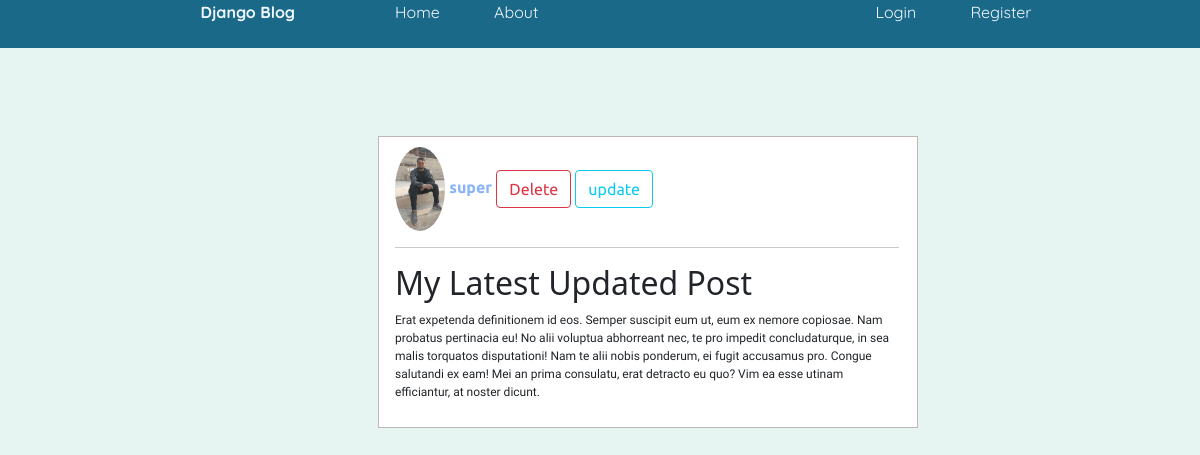
The app's page /details/33/ with its own data.
### blog/models.py (models this page shows, shortened)
class Post(models.Model):
    title = models.CharField(max_length=200)
    content = models.TextField()
    post_date = models.DateTimeField(default=timezone.now)
    author = models.ForeignKey(User,on_delete=models.CASCADE) # one to many relationship becaus one user can have multipul post but a post can only have one author

### users/models.py (models this page shows, shortened)
class Profile(models.Model):
    user = models.OneToOneField(User, on_delete=models.CASCADE)
    profile = models.ImageField(upload_to='profile_pic',default='profile_pic/default.jpg')

### blog/views.py (the view)
# urls.py: path('details/<int:pk>/', PostDetailView.as_view(), name='post-detail'),
class PostDetailView(DetailView):
    model = Post

### blog/templates/blog/post_detail.html (shortened to what this page needs)
{% extends 'blog/base.html' %}
{% block content %}
<article>
        <div>
            <div>
                <img src="{{object.author.profile.profile.url}}" class="rounded-circle" width="50px">
                <a href="{% url 'user-posts' object.author.username %}">{{post.author}}</a>
                <a href="{% url 'post-delete' post.id %}" class='btn btn-outline-danger'>Delete</a>
                <a href="{% url 'post-update' post.id %}" class='btn btn-outline-info'>update</a>
            </div>
                <hr>
            <h2>{{object.title}}</h2>
            <p>{{object.content}}</p>
        </div>
    </article>
{% endblock content %}

### blog/static/blog/main.css (style rules this page uses)
* { margin: 0; padding: 0; }
body { background-color: rgb(230, 244, 242); }
article { border: 0.5px solid rgb(192, 184, 184); width: 45vw; background-color: rgb(255, 255, 255); padding: 10px 16px; margin: 11vh 28vw; }
article hr { width: 42vw; }
article div a { font-family: 'Ubuntu', sans-serif; text-decoration: none; color: #8ab4f8; font-weight: bold; }
p { font-size: 12px; font-family: 'Nanum Gothic', sans-serif; }

### records on screen
Post: author.profile.profile (picture), author "super", title "My Latest Updated Post", content "Erat expetenda definitionem id eos. Semper suscipit eum ut, eum ex nemore copiosae. Nam probatus pertinacia eu! No alii voluptua abhorreant nec, te pro impedit concludaturque, in sea malis torquatos disputationi! Nam te alii nobis ponderum, ei fugit accusamus pro. Congue salutandi ex eam! Mei an prima consulatu, erat detracto eu quo? Vim ea esse utinam efficiantur, at noster dicunt."
